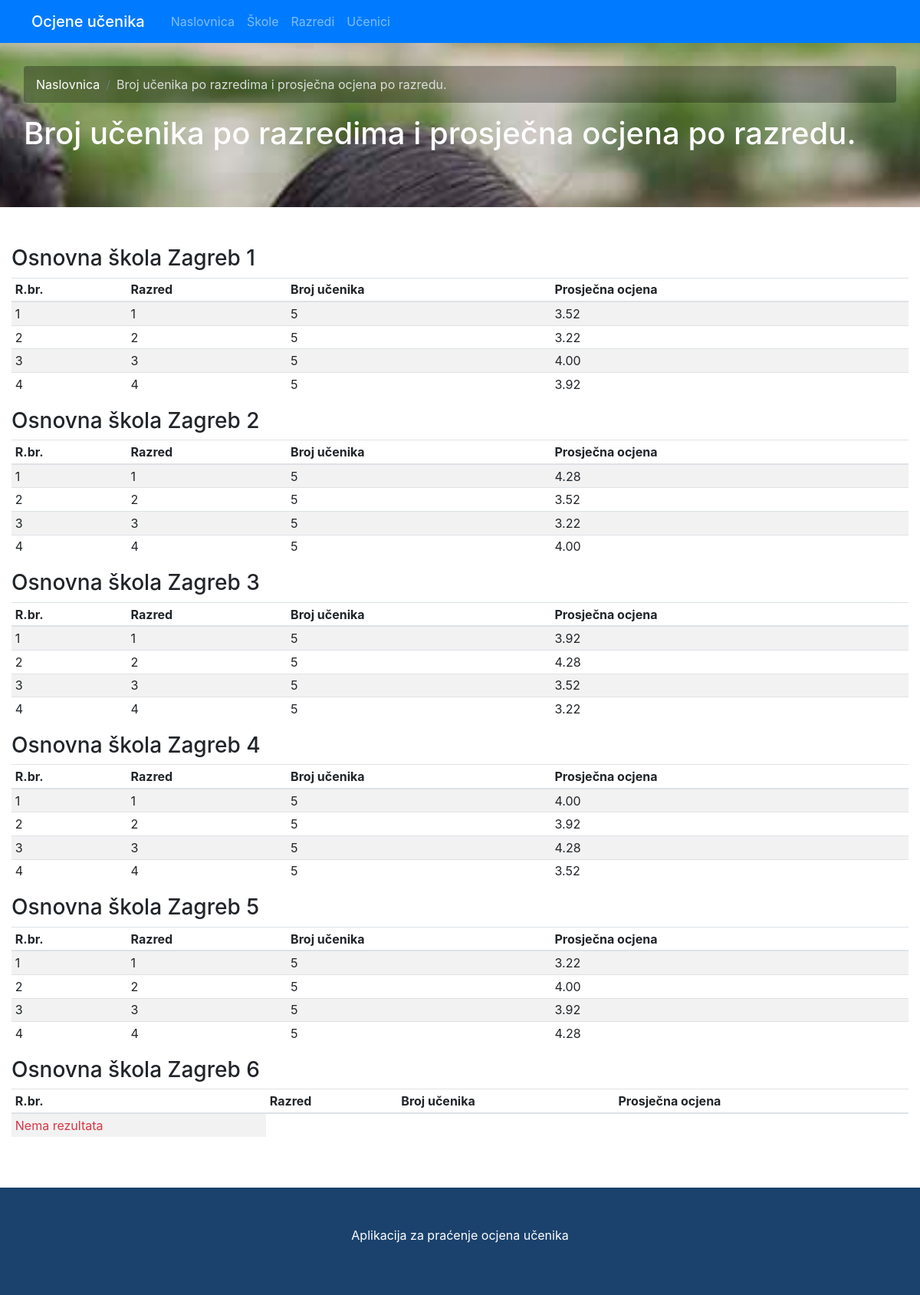
The app's page /report2.php with its own data.
### tables this page shows
CREATE TABLE IF NOT EXISTS `students` (
  `student_id` int(11) NOT NULL AUTO_INCREMENT,
  `student_image` varchar(200) NOT NULL,
  `student_name` varchar(120) NOT NULL,
  `student_surname` varchar(120) NOT NULL,
  `student_oib` varchar(13) NOT NULL,
  `student_telephone` varchar(30) NOT NULL,
  `student_street` varchar(200) NOT NULL,
  `city_id` int(11) NOT NULL,
  `student_email` varchar(50) NOT NULL,
  `student_grade` decimal(3,2) NOT NULL,
  `student_status` int(1) NOT NULL,
  `class_id` int(11) NOT NULL,
  PRIMARY KEY (`student_id`),
  UNIQUE INDEX `student_oib_UNIQUE` (`student_oib` ASC),
  INDEX `fk_students_city_idx` (`city_id` ASC),
  INDEX `fk_students_class_idx` (`class_id` ASC),
  CONSTRAINT `fk_students_city1`
    FOREIGN KEY (`city_id`)
    REFERENCES `city` (`city_id`)
    ON DELETE NO ACTION
    ON UPDATE NO ACTION,
  CONSTRAINT `fk_students_class1`
    FOREIGN KEY (`class_id`)
    REFERENCES `classes` (`class_id`)
    ON DELETE NO ACTION
    ON UPDATE NO ACTION);

CREATE TABLE IF NOT EXISTS `classes` (
  `class_id` int(11) NOT NULL AUTO_INCREMENT,
  `class_name` varchar(20) NOT NULL,
  `class_mark` varchar(20) NOT NULL,
  `school_id` int(11) NOT NULL,
  `teacher_id` int(11) NOT NULL,
  PRIMARY KEY (`class_id`),
  INDEX `fk_classes_school_idx` (`school_id` ASC),
  INDEX `fk_classes_teacher_idx` (`teacher_id` ASC),
  CONSTRAINT `fk_classes_school1`
    FOREIGN KEY (`school_id`)
    REFERENCES `schools` (`school_id`)
    ON DELETE NO ACTION
    ON UPDATE NO ACTION,
  CONSTRAINT `fk_classes_teacher1`
    FOREIGN KEY (`teacher_id`)
    REFERENCES `teachers` (`teacher_id`)
    ON DELETE NO ACTION
    ON UPDATE NO ACTION);

### db-connection.php (called while the page is built, shortened)
<?php
function doQuery($conn,$sql){
	$result = $conn->query($sql);
	return $result;
}
?>

### report2.php (the view, shortened to what this page needs)
<?php
include_once("db-connection.php");
$sql = "SELECT * FROM schools";
$result = doQuery($conn,$sql);
$school_with_students = array();
 while($row = $result->fetch_array()) {
    $sql = "SELECT *, count(students.student_id) AS students_count, ROUND(AVG(students.student_grade),2) as average_grade FROM students INNER JOIN classes ON students.class_id = classes.class_id  WHERE classes.school_id=". $row['school_id'] . " GROUP BY class_name ORDER BY class_name ASC";
      $schools = [];
      $schools["school"] = $row['school_name'];
      $student_result = doQuery($conn,$sql);
      $students = array();
      while($row2 = $student_result->fetch_array()) {
           array_push($students, $row2);
      }
      $schools["students"] = $students;
      array_push($school_with_students,$schools);
 }
?>
<!doctype html>
<html class="no-js" lang="">
    <head>
        <link rel="stylesheet" href="third-party/bootstrap-4.1.3/css/bootstrap.min.css">
        <link rel="stylesheet" href="third-party/fontawesome-free-5.3.1-web/css/all.css">
        <link rel="stylesheet" href="style.css">
    </head>
    <body>
        <?php include("header.php"); ?>
        <div id="body">
            <section class="page-header bg-secondary text-white mb-5 p-3">
                <div class="container-fluid">
                    <div class="row">
                        <div class="col-md-12">
                            <ul class="breadcrumb bg-light">
                                <li class="breadcrumb-item"><a href="index.php">Naslovnica</a></li>
                                <li class="breadcrumb-item active">Broj učenika po razredima i prosječna ocjena po razredu.</li>
                            </ul>
                        </div>
                    </div>
                    <div class="row">
                        <div class="col-md-12">
                            <h1>Broj učenika po razredima i prosječna ocjena po razredu.</h1>
                        </div>
                    </div>
                </div>
            </section>
            <div id="body-bg">
                <div class="container-fluid">
                    <div class="row">
                     <?php
                    if ($school_with_students != null) {
                        foreach ($school_with_students as $key => $value) {
                    ?>
                        <div class="col-sm-12">
                            <h3><?php echo $value['school'] ?> </h3>
                            <div class="table-responsive">
                                <table class="table table-striped table-sm">
                                    <thead>
                                        <tr>
                                            <th>R.br.</th>
                                            <th>Razred</th>
                                            <th>Broj učenika</th>
                                            <th>Prosječna ocjena</th>
                                        </tr>
                                    </thead>
                                    <tbody>
                                    <?php
                                    if($value['students'] != null){
                                        $row_number = 0;
                                        foreach ($value['students'] as $key2 => $value2) {
                                        $row_number++;
                                    ?>
                                        <tr>
                                            <td><?php echo $row_number; ?></td>
                                            <td><?php echo $value2['class_name']; ?></td>
                                            <td><?php echo $value2['students_count']; ?></td>
                                            <td><?php echo $value2['average_grade']; ?></td>
                                        </tr>
                                        <?php
                                        }
                                    }else{
                                        echo '<tr"><td class="text-danger">Nema rezultata</td></tr>';
                                    }
                                    ?>
                                    </tbody>
                                </table>
                            </div>
                        </div>
                    <?php
                        }
                    }
                    ?>
                    </div>
                </div>
            </div>
        </div>
        <?php include("footer.php"); ?>
    </body>
</html>

### style.css (style rules this page uses)
#body { min-height: 700px; background: url(img/banner.jpg); background-size: cover; background-repeat: no-repeat; background-attachment: fixed; background-position: top; }
#body-bg { background: #fff; min-height: 500px; padding: 50px 0; }
.table td { vertical-align: middle !important; }
.page-header { background: transparent !important; padding-top: 30px !important; }
.breadcrumb { background-color: rgba(0, 0, 0, 0.30196078431372547)!important; }
.breadcrumb li a { color: #fff !important; }
.breadcrumb li { color: #ddd !important; }

### records on screen
students: class.class_name "1", students_count "5", average_grade "3.52"
students: class.class_name "2", students_count "5", average_grade "3.22"
students: class.class_name "3", students_count "5", average_grade "4.00"
students: class.class_name "4", students_count "5", average_grade "3.92"
students: class.class_name "1", students_count "5", average_grade "4.28"
students: class.class_name "2", students_count "5", average_grade "3.52"
students: class.class_name "3", students_count "5", average_grade "3.22"
students: class.class_name "4", students_count "5", average_grade "4.00"
students: class.class_name "1", students_count "5", average_grade "3.92"
students: class.class_name "2", students_count "5", average_grade "4.28"
students: class.class_name "3", students_count "5", average_grade "3.52"
students: class.class_name "4", students_count "5", average_grade "3.22"
students: class.class_name "1", students_count "5", average_grade "4.00"
students: class.class_name "2", students_count "5", average_grade "3.92"
students: class.class_name "3", students_count "5", average_grade "4.28"
students: class.class_name "4", students_count "5", average_grade "3.52"
students: class.class_name "1", students_count "5", average_grade "3.22"
students: class.class_name "2", students_count "5", average_grade "4.00"
students: class.class_name "3", students_count "5", average_grade "3.92"
students: class.class_name "4", students_count "5", average_grade "4.28"

### other values on screen
$value['school'] "Osnovna škola Zagreb 1"
$value['school'] "Osnovna škola Zagreb 2"
$value['school'] "Osnovna škola Zagreb 3"
$value['school'] "Osnovna škola Zagreb 4"
$value['school'] "Osnovna škola Zagreb 5"
$value['school'] "Osnovna škola Zagreb 6"
